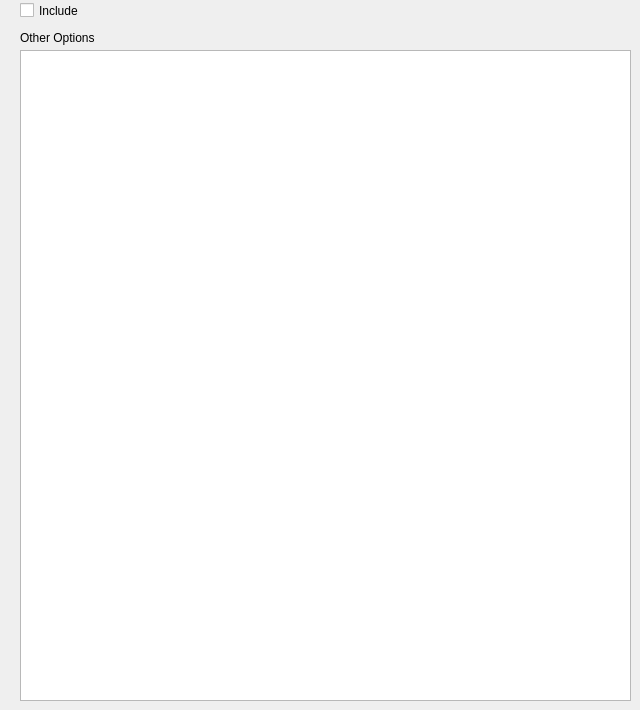
        <widget class="QWidget" name="geom_tab">
         <property name="secname" stdset="0">
          <string>geomsection</string>
         </property>
         <property name="func" stdset="0">
          <string>find_geom_cntrls</string>
         </property>
         <property name="ctl_list" stdset="0">
          <string>geom_control</string>
         </property>
         <property name="sec_chk" stdset="0">
          <string>geom_inc</string>
         </property>
         <property name="sec_str" stdset="0">
          <string>INITIAL-GEOMETRY</string>
         </property>
         <attribute name="title">
          <string>Initial Geom</string>
         </attribute>
         <widget class="QLabel" name="dirfre_lab_9">
          <property name="geometry">
           <rect>
            <x>20</x>
            <y>30</y>
            <width>101</width>
            <height>16</height>
           </rect>
          </property>
          <property name="text">
           <string>Other Options</string>
          </property>
         </widget>
         <widget class="QTextEdit" name="geom_free_text">
          <property name="geometry">
           <rect>
            <x>20</x>
            <y>50</y>
            <width>611</width>
            <height>651</height>
           </rect>
          </property>
          <property name="toolTip">
           <string>&lt;html&gt;&lt;head/&gt;&lt;body&gt;&lt;p&gt;Space for free text to enter other options&lt;/p&gt;&lt;/body&gt;&lt;/html&gt;</string>
          </property>
          <property name="quantp" stdset="0">
           <string>free</string>
          </property>
         </widget>
         <widget class="QCheckBox" name="geom_inc">
          <property name="geometry">
           <rect>
            <x>20</x>
            <y>0</y>
            <width>85</width>
            <height>21</height>
           </rect>
          </property>
          <property name="toolTip">
           <string>Check if you want section to be included</string>
          </property>
          <property name="text">
           <string>Include</string>
          </property>
          <property name="checked">
           <bool>false</bool>
          </property>
         </widget>
        </widget>
